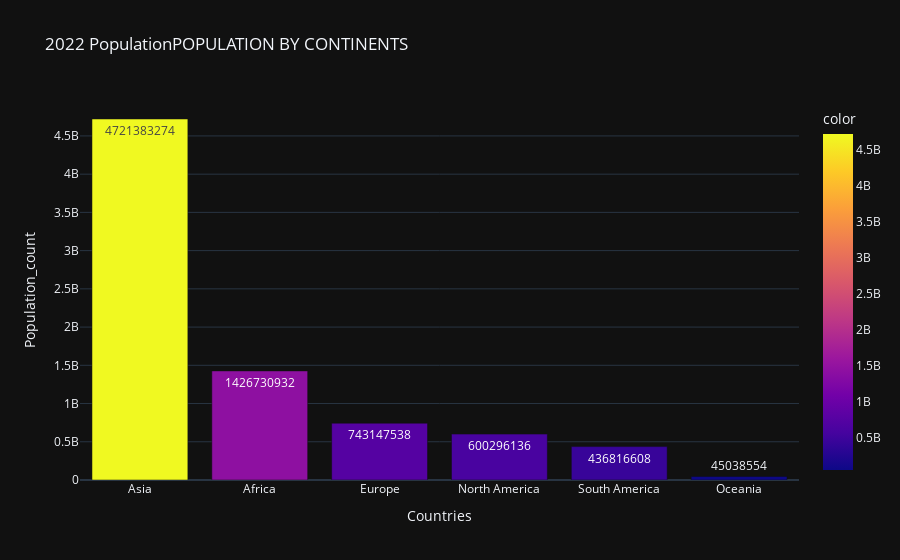
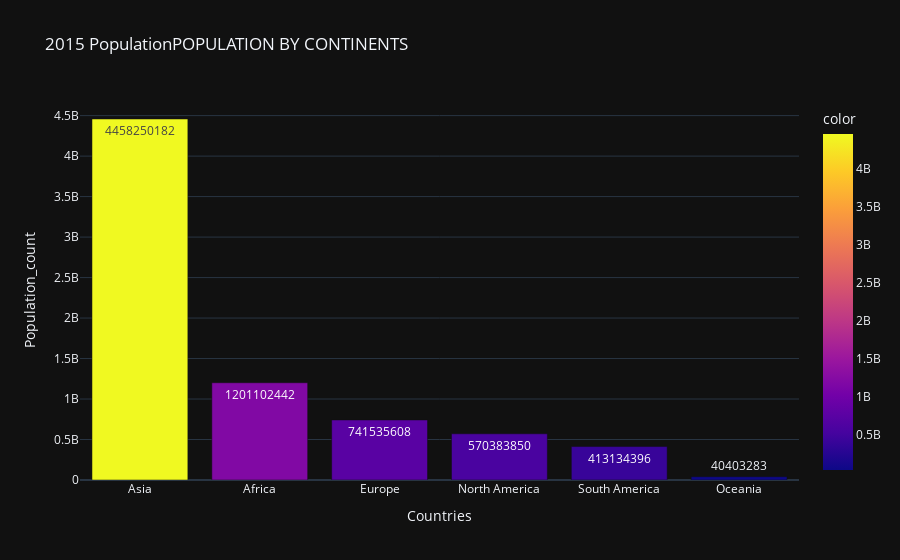
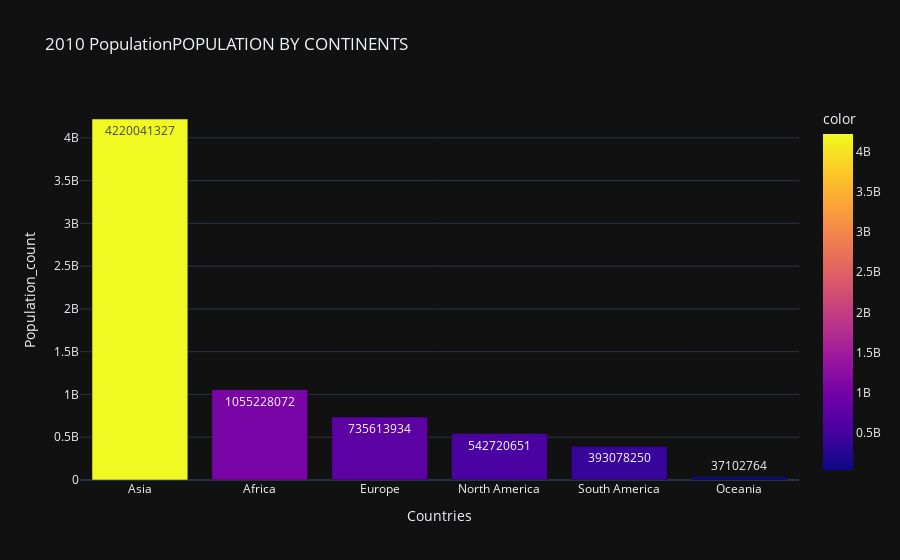
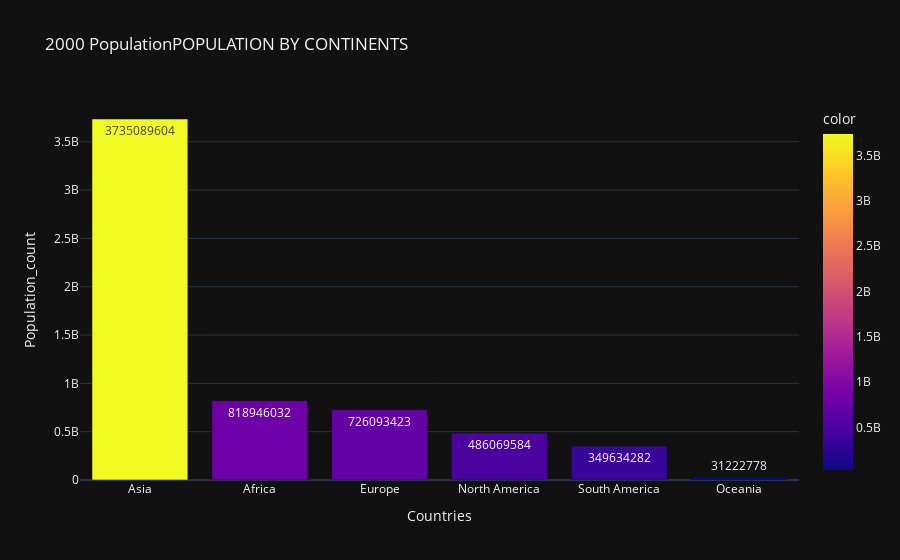

The code cell stored with these charts, in order, in its notebook:
### Code cell
# BAR PLOT FOR DIFFERENT CONTINENTS USING PLOTPLY
features=['2022 Population','2015 Population','2010 Population','2000 Population','1990 Population','1980 Population','1970 Population']
for feature in features:
    Continents_population=df.groupby(by='Continent')[feature].sum().sort_values(ascending=False)
    fig=px.bar(x=Continents_population.index,
           y=Continents_population.values,
           color=Continents_population,
           text=Continents_population.values,
           color_discrete_sequence=px.colors.sequential.PuBu,
           title=feature+'POPULATION BY CONTINENTS',
          template='plotly_dark')
    fig.update_layout(xaxis_title='Countries',yaxis_title='Population_count')
    fig.show()

### Figure 1 — Plotly figure (JSON) as saved in the notebook; plotly's stock layout.template omitted (floating-point values rounded to 4 significant figures)
{"data": [{"alignmentgroup": "True", "hovertemplate": "x=%{x}<br>y=%{y}<br>text=%{text}<br>color=%{marker.color}<extra></extra>", "legendgroup": "", "marker": {"color": [4721383274, 1426730932, 743147538, 600296136, 436816608, 45038554], "coloraxis": "coloraxis", "pattern": {"shape": ""}}, "name": "", "offsetgroup": "", "orientation": "v", "showlegend": false, "text": [4721383274, 1426730932, 743147538, 600296136, 436816608, 45038554], "textposition": "auto", "type": "bar", "x": ["Asia", "Africa", "Europe", "North America", "South America", "Oceania"], "xaxis": "x", "y": [4721383274, 1426730932, 743147538, 600296136, 436816608, 45038554], "yaxis": "y"}], "layout": {"barmode": "relative", "coloraxis": {"colorbar": {"title": {"text": "color"}}, "colorscale": [[0, "#0d0887"], [0.1111, "#46039f"], [0.2222, "#7201a8"], [0.3333, "#9c179e"], [0.4444, "#bd3786"], [0.5556, "#d8576b"], [0.6667, "#ed7953"], [0.7778, "#fb9f3a"], [0.8889, "#fdca26"], [1, "#f0f921"]]}, "legend": {"tracegroupgap": 0}, "title": {"text": "2022 PopulationPOPULATION BY CONTINENTS"}, "xaxis": {"anchor": "y", "domain": [0, 1], "title": {"text": "Countries"}}, "yaxis": {"anchor": "x", "domain": [0, 1], "title": {"text": "Population_count"}}}}

### Figure 2 — Plotly figure (JSON) as saved in the notebook; plotly's stock layout.template omitted (floating-point values rounded to 4 significant figures)
{"data": [{"alignmentgroup": "True", "hovertemplate": "x=%{x}<br>y=%{y}<br>text=%{text}<br>color=%{marker.color}<extra></extra>", "legendgroup": "", "marker": {"color": [4458250182, 1201102442, 741535608, 570383850, 413134396, 40403283], "coloraxis": "coloraxis", "pattern": {"shape": ""}}, "name": "", "offsetgroup": "", "orientation": "v", "showlegend": false, "text": [4458250182, 1201102442, 741535608, 570383850, 413134396, 40403283], "textposition": "auto", "type": "bar", "x": ["Asia", "Africa", "Europe", "North America", "South America", "Oceania"], "xaxis": "x", "y": [4458250182, 1201102442, 741535608, 570383850, 413134396, 40403283], "yaxis": "y"}], "layout": {"barmode": "relative", "coloraxis": {"colorbar": {"title": {"text": "color"}}, "colorscale": [[0, "#0d0887"], [0.1111, "#46039f"], [0.2222, "#7201a8"], [0.3333, "#9c179e"], [0.4444, "#bd3786"], [0.5556, "#d8576b"], [0.6667, "#ed7953"], [0.7778, "#fb9f3a"], [0.8889, "#fdca26"], [1, "#f0f921"]]}, "legend": {"tracegroupgap": 0}, "title": {"text": "2015 PopulationPOPULATION BY CONTINENTS"}, "xaxis": {"anchor": "y", "domain": [0, 1], "title": {"text": "Countries"}}, "yaxis": {"anchor": "x", "domain": [0, 1], "title": {"text": "Population_count"}}}}

### Figure 3 — Plotly figure (JSON) as saved in the notebook; plotly's stock layout.template omitted (floating-point values rounded to 4 significant figures)
{"data": [{"alignmentgroup": "True", "hovertemplate": "x=%{x}<br>y=%{y}<br>text=%{text}<br>color=%{marker.color}<extra></extra>", "legendgroup": "", "marker": {"color": [4220041327, 1055228072, 735613934, 542720651, 393078250, 37102764], "coloraxis": "coloraxis", "pattern": {"shape": ""}}, "name": "", "offsetgroup": "", "orientation": "v", "showlegend": false, "text": [4220041327, 1055228072, 735613934, 542720651, 393078250, 37102764], "textposition": "auto", "type": "bar", "x": ["Asia", "Africa", "Europe", "North America", "South America", "Oceania"], "xaxis": "x", "y": [4220041327, 1055228072, 735613934, 542720651, 393078250, 37102764], "yaxis": "y"}], "layout": {"barmode": "relative", "coloraxis": {"colorbar": {"title": {"text": "color"}}, "colorscale": [[0, "#0d0887"], [0.1111, "#46039f"], [0.2222, "#7201a8"], [0.3333, "#9c179e"], [0.4444, "#bd3786"], [0.5556, "#d8576b"], [0.6667, "#ed7953"], [0.7778, "#fb9f3a"], [0.8889, "#fdca26"], [1, "#f0f921"]]}, "legend": {"tracegroupgap": 0}, "title": {"text": "2010 PopulationPOPULATION BY CONTINENTS"}, "xaxis": {"anchor": "y", "domain": [0, 1], "title": {"text": "Countries"}}, "yaxis": {"anchor": "x", "domain": [0, 1], "title": {"text": "Population_count"}}}}

### Figure 4 — Plotly figure (JSON) as saved in the notebook; plotly's stock layout.template omitted (floating-point values rounded to 4 significant figures)
{"data": [{"alignmentgroup": "True", "hovertemplate": "x=%{x}<br>y=%{y}<br>text=%{text}<br>color=%{marker.color}<extra></extra>", "legendgroup": "", "marker": {"color": [3735089604, 818946032, 726093423, 486069584, 349634282, 31222778], "coloraxis": "coloraxis", "pattern": {"shape": ""}}, "name": "", "offsetgroup": "", "orientation": "v", "showlegend": false, "text": [3735089604, 818946032, 726093423, 486069584, 349634282, 31222778], "textposition": "auto", "type": "bar", "x": ["Asia", "Africa", "Europe", "North America", "South America", "Oceania"], "xaxis": "x", "y": [3735089604, 818946032, 726093423, 486069584, 349634282, 31222778], "yaxis": "y"}], "layout": {"barmode": "relative", "coloraxis": {"colorbar": {"title": {"text": "color"}}, "colorscale": [[0, "#0d0887"], [0.1111, "#46039f"], [0.2222, "#7201a8"], [0.3333, "#9c179e"], [0.4444, "#bd3786"], [0.5556, "#d8576b"], [0.6667, "#ed7953"], [0.7778, "#fb9f3a"], [0.8889, "#fdca26"], [1, "#f0f921"]]}, "legend": {"tracegroupgap": 0}, "title": {"text": "2000 PopulationPOPULATION BY CONTINENTS"}, "xaxis": {"anchor": "y", "domain": [0, 1], "title": {"text": "Countries"}}, "yaxis": {"anchor": "x", "domain": [0, 1], "title": {"text": "Population_count"}}}}
